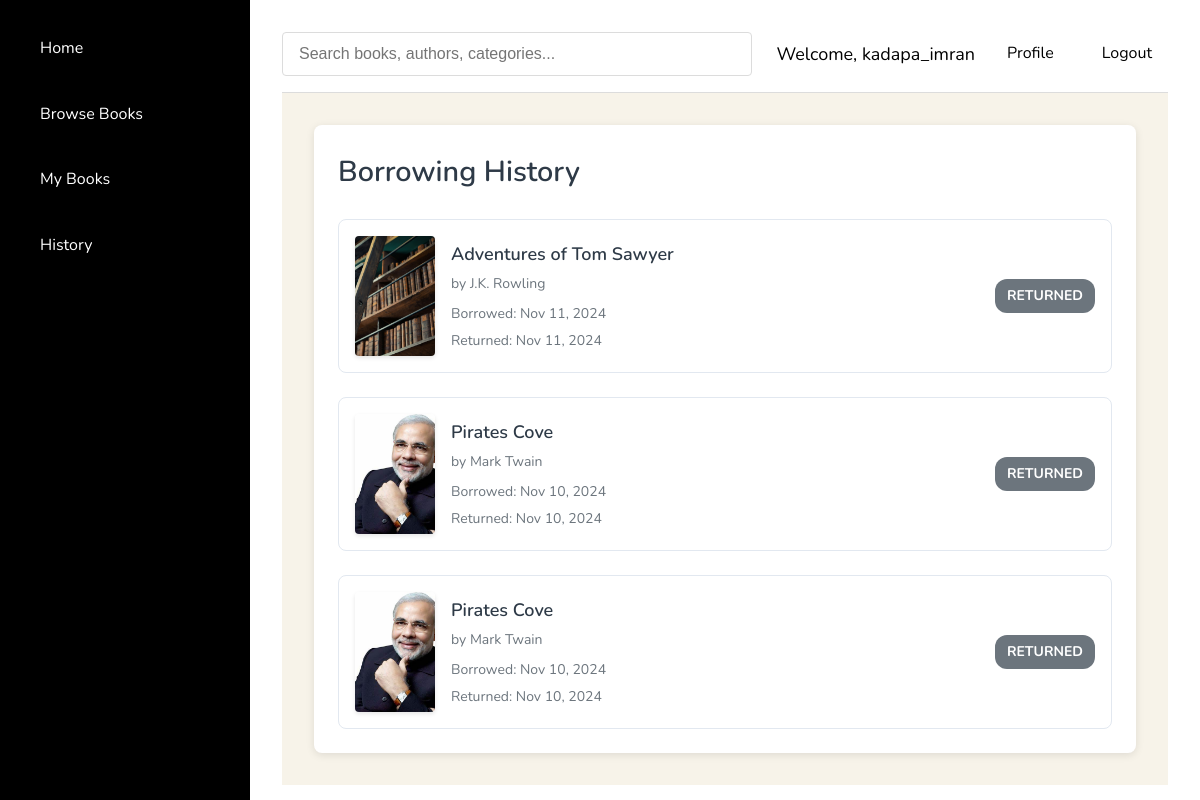
Page /user/borrowing-history/ (signed in) on the earlier database version.
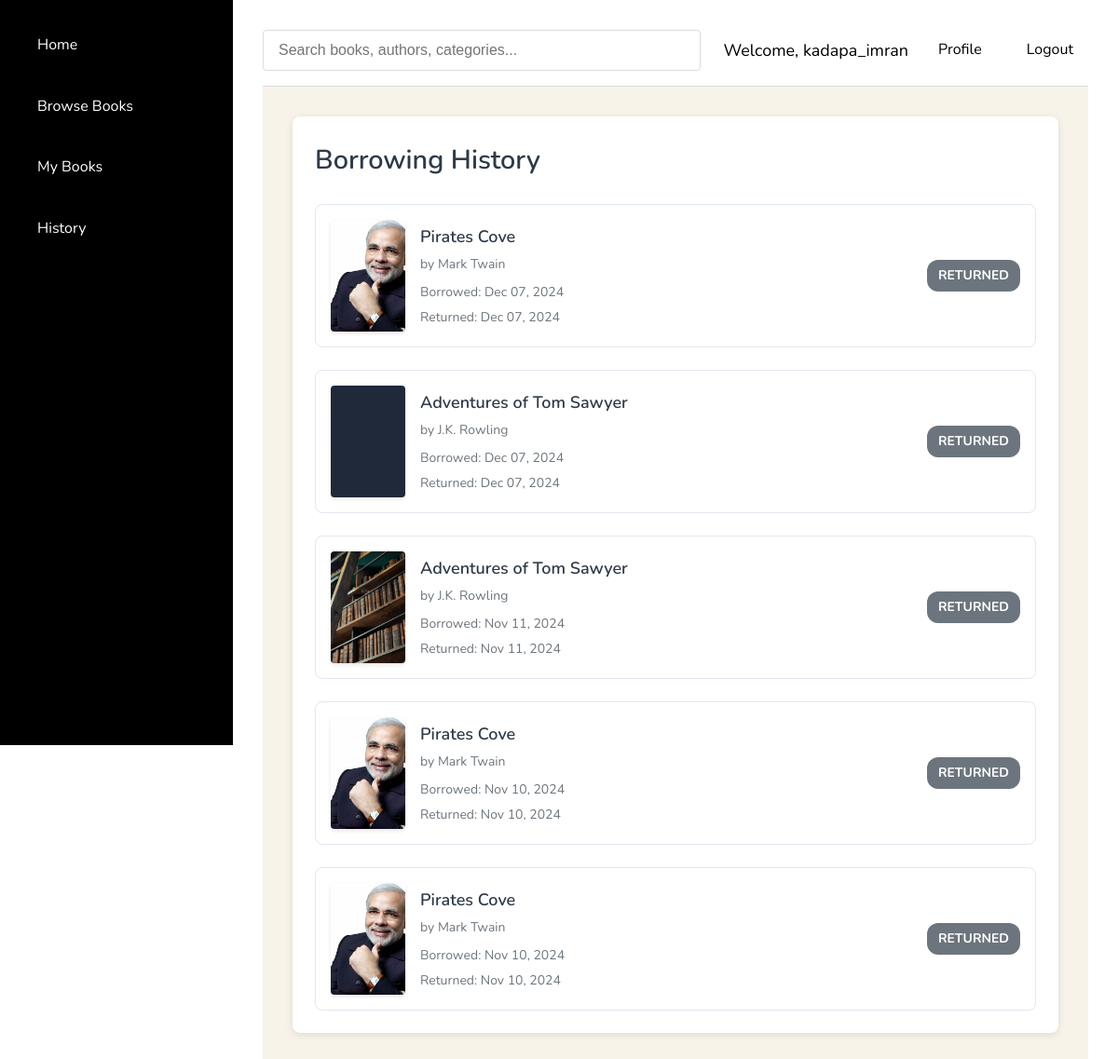
Same page on the later database version.
### catalog/models.py (models this page shows, shortened)
class Borrowing(models.Model):
    user = models.ForeignKey(User, on_delete=models.CASCADE)
    book = models.ForeignKey(Book, on_delete=models.CASCADE)
    borrowed_date = models.DateTimeField(auto_now_add=True)
    due_date = models.DateTimeField()
    returned_date = models.DateTimeField(null=True, blank=True)
    reminder_sent = models.BooleanField(default=False)
    class Meta:
        verbose_name = 'Borrowing'
        verbose_name_plural = 'Borrowings'

class Book(models.Model):
    title = models.CharField(max_length=200)
    author = models.CharField(max_length=200)
    isbn = models.CharField(max_length=13, unique=True)
    genre = models.CharField(max_length=100)
    description = models.TextField()
    cover_image = models.ImageField(upload_to='covers/', null=True, blank=True)
    pdf_file = models.FileField(upload_to='books/')
    total_copies = models.PositiveIntegerField(default=1)
    available_copies = models.PositiveIntegerField(default=1)
    created_at = models.DateTimeField(auto_now_add=True)
    updated_at = models.DateTimeField(auto_now=True)
    class Meta:
        verbose_name = 'Book'
        verbose_name_plural = 'Books'

### user/views.py (the view)
# urls.py: path('borrowing-history/', views.borrowing_history, name='borrowing_history'),
@login_required
def borrowing_history(request):
    borrowings = Borrowing.objects.filter(
        user=request.user
    ).select_related('book').order_by('-borrowed_date')
    for borrowing in borrowings:
        if borrowing.returned_date:
            duration = borrowing.returned_date - borrowing.borrowed_date
            borrowing.reading_duration = duration.days
        else:
            duration = timezone.now() - borrowing.borrowed_date
            borrowing.reading_duration = duration.days
    context = {
        'borrowings': borrowings,
        'now': timezone.now()
    }
    return render(request, 'user/borrowing_history.html', context)

### user/templates/user/borrowing_history.html (shortened to what this page needs)
{% extends 'catalog/layout.html' %}
{% block content %}
<div class="container">
    <div class="card">
        <h2 class="card-title">Borrowing History</h2>
        <div class="borrowings-list">
            {% for borrowing in borrowings %}
            <div class="borrowing-item">
                <div class="book-info">
                    {% if borrowing.book.cover_image %}
                        <img src="{{ borrowing.book.cover_image.url }}" alt="{{ borrowing.book.title }}" class="book-cover">
                    {% endif %}
                    <div class="book-details">
                        <h3>{{ borrowing.book.title }}</h3>
                        <p class="book-author">by {{ borrowing.book.author }}</p>
                        <div class="borrowing-dates">
                            <span>Borrowed: {{ borrowing.borrowed_date|date:"M d, Y" }}</span>
                            {% if borrowing.returned_date %}
                                <span>Returned: {{ borrowing.returned_date|date:"M d, Y" }}</span>
                            {% else %}
                                <span>Due: {{ borrowing.due_date|date:"M d, Y" }}</span>
                            {% endif %}
                        </div>
                    </div>
                </div>
                <div class="borrowing-status">
                    {% if borrowing.returned_date %}
                        <span class="status-badge returned">Returned</span>
                    {% elif borrowing.due_date < now %}
                        <span class="status-badge overdue">Overdue</span>
                    {% else %}
                        <span class="status-badge active">Active</span>
                    {% endif %}
                </div>
            </div>
            {% empty %}
            <p class="no-borrowings">You haven't borrowed any books yet.</p>
            {% endfor %}
        </div>
    </div>
</div>
{% endblock %}

### catalog/templates/catalog/layout.html (shortened to what this page needs)
<!DOCTYPE html>
<html lang="en">
<head>
</head>
<body>
    <aside class="sidebar">
        <nav class="sidebar-nav">
            <a href="{% url 'home' %}">Home</a>
            {% if user.is_authenticated %}
                {% if user.is_staff %}
                    <a href="{% url 'librarian_dashboard' %}">Dashboard</a>
                    <a href="{% url 'borrowing_reports' %}">Reports</a>
                {% else %}
                    <a href="{% url 'book_list' %}">Browse Books</a>
                    <a href="{% url 'user_dashboard' %}">My Books</a>
                    <a href="{% url 'borrowing_history' %}">History</a>
                {% endif %}
            {% endif %}
        </nav>
    </aside>
    <main class="main-content">
        <header class="header">
            <div class="search-container">
                <input type="search" placeholder="Search books, authors, categories..." name="search">
            </div>
            <div class="user-actions">
                {% if user.is_authenticated %}
                    <span>Welcome, {{ user.username }}</span>
                    <a href="{% url 'user_profile' %}" class="user-action-link">Profile</a>
                    <a href="{% url 'logout' %}" class="user-action-link">Logout</a>
                {% else %}
                    <a href="{% url 'login' %}" class="user-action-link">Login</a>
                    <a href="{% url 'signup' %}" class="user-action-link">Sign Up</a>
                {% endif %}
            </div>
        </header>
        <div class="content-container">
            {% block content %}
            {% endblock %}
        </div>
    </main>
</body>
</html>

### catalog/templates/catalog/layout.html (style rules this page uses)
:root { --color-background: #ffffff; --color-sidebar: #000000; --color-text-primary: #000000; --color-text-secondary: #6e6e6e; --color-hover: #e6e6e6; --color-border: #dcdcdc; --transition-speed: 0.3s; }
* { margin: 0; padding: 0; box-sizing: border-box; }
body { font-family: 'Nunito', sans-serif; line-height: 1.6; background: var(--color-background); color: var(--color-text-primary); display: flex; min-height: 100vh; font-size: 18px; }
.sidebar { width: 250px; background: var(--color-sidebar); height: 100vh; position: fixed; left: 0; top: 0; padding: 1.5rem; overflow-y: auto; }
.sidebar-nav { display: flex; flex-direction: column; gap: 1rem; }
.sidebar-nav a { color: #ffffff; text-decoration: none; padding: 0.75rem 1rem; border-radius: 0.5rem; font-size: 1rem; transition: background-color var(--transition-speed); }
.main-content { flex-grow: 1; margin-left: 250px; padding: 1rem 2rem; }
.header { display: flex; justify-content: space-between; align-items: center; border-bottom: 1px solid var(--color-border); padding: 1rem 0; }
.search-container { flex-grow: 1; max-width: 600px; margin-right: 1.5rem; }
.search-container input { width: 100%; padding: 0.75rem 1rem; font-size: 1rem; border: 1px solid var(--color-border); border-radius: 4px; }
.user-actions { display: flex; align-items: center; gap: 1rem; }
.user-action-link { text-decoration: none; color: var(--color-text-primary); padding: 0.5rem 1rem; font-size: 1rem; border-radius: 4px; transition: background-color var(--transition-speed); }

### user/templates/user/borrowing_history.html (style rules this page uses)
.container { padding: 2rem; background-color: #f7f3e9; }
.card { background-color: white; border-radius: 8px; padding: 1.5rem; box-shadow: 0 2px 8px rgba(0, 0, 0, 0.1); }
.card-title { font-size: 1.8rem; font-weight: 600; margin-bottom: 1.5rem; color: #2e3a47; }
.borrowings-list { display: flex; flex-direction: column; gap: 1.5rem; }
.borrowing-item { display: flex; justify-content: space-between; align-items: center; padding: 1rem; background: #fff; border-radius: 8px; border: 1px solid #e2e8f0; transition: background-color 0.3s ease; }
.book-info { display: flex; gap: 1rem; align-items: center; }
.book-cover { width: 80px; height: 120px; object-fit: cover; border-radius: 4px; box-shadow: 0 2px 4px rgba(0, 0, 0, 0.1); }
.book-details h3 { font-size: 1.125rem; font-weight: 600; color: #2e3a47; margin-bottom: 0.25rem; }
.book-author { color: #6c757d; font-size: 0.875rem; margin-bottom: 0.5rem; }
.borrowing-dates { display: flex; flex-direction: column; gap: 0.25rem; font-size: 0.875rem; color: #6c757d; }
.status-badge { display: inline-block; padding: 6px 12px; font-size: 0.875rem; font-weight: bold; border-radius: 12px; text-transform: uppercase; }
.status-badge.returned { background-color: #6c757d; color: white; }

Differences in the rows shown:
added Borrowing: book.cover_image (picture), book "Pirates Cove", book.author "Mark Twain", borrowed_date "Dec 07, 2024", returned_date "Dec 07, 2024", shows "RETURNED"
added Borrowing: book.cover_image (picture), book "Adventures of Tom Sawyer", book.author "J.K. Rowling", borrowed_date "Dec 07, 2024", returned_date "Dec 07, 2024", shows "RETURNED"
